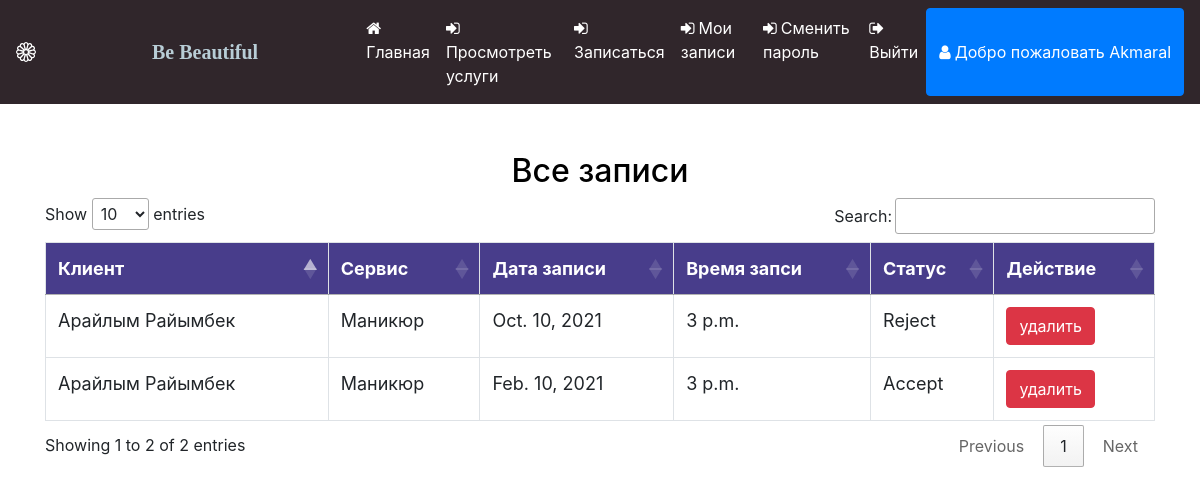
Page /all_appointment (signed in) on the committed database.
### beauty/models.py (models this page shows, shortened)
class Apponitment(models.Model):
    service = models.ForeignKey(Servise,on_delete=models.CASCADE,null=True)
    customer = models.ForeignKey(Customer,on_delete=models.CASCADE,null=True)
    status = models.ForeignKey(Book_status,on_delete=models.CASCADE,null=True)
    date1 = models.DateField(null=True)
    time1 = models.TimeField(null=True)

class Customer(models.Model):
    user = models.ForeignKey(User,on_delete=models.CASCADE,null=True)
    status = models.ForeignKey(User_status,on_delete=models.CASCADE,null=True)
    mobile = models.IntegerField(null=True)

class Servise(models.Model):
    name = models.CharField(max_length=100,null=True)
    cost = models.IntegerField(null=True)

class Book_status(models.Model):
    status = models.CharField(max_length=100,null=True)

### beauty/views.py (the view)
# urls.py: path('all_appointment',All_Appointment,name="all_appointment"),
def All_Appointment(request):
    if not request.user.is_authenticated:
        return redirect('login_admin')
    pro = Apponitment.objects.all()
    d = {'appoint':pro}
    return render(request,'all_appointment.html',d)

### beauty/templates/all_appointment.html
{% extends 'navigation.html' %}
{% load static %}
{% block body %}
<center><h2 style="color:black;margin-top:4%;">Все записи</h2></center>
<center>
<div class="container">
<table class="table table-bordered" id="myTable">
  <thead>
  <tr>
    <th>Клиент</th>
    <th>Сервис</th>
    <th>Дата записи</th>
    <th>Время запси</th>
    <th>Статус</th>
    <th>Действие</th>
  </tr>
  </thead>
<tbody>
  {% for i in appoint %}
  <tr>
    <td>{{i.customer.user.first_name}} {{i.customer.user.last_name}}</td>
    <td>{{i.service.name}}</td>
    <td>{{i.date1}}</td>
    <td>{{i.time1}}</td>
    <td>{{i.status.status}}</td>
    <td><a href="{% url 'delete_appointment' i.id %}"><button class="btn btn-danger" >удалить</button></a></td>
  </tr>
  {% endfor %}
</tbody>
</table>
</div></center>
{% endblock %}

### beauty/templates/navigation.html (shortened to what this page needs)
<!DOCTYPE html>
<html lang="ru">
<head>
{% load static %}
    <link rel="stylesheet" href="https://maxcdn.bootstrapcdn.com/bootstrap/4.0.0/css/bootstrap.min.css">
    <link rel = stylesheet href = "//cdn.datatables.net/1.10.19/css/jquery.dataTables.min.css">
</head>
<link rel="stylesheet" href="https://cdnjs.cloudflare.com/ajax/libs/font-awesome/4.7.0/css/font-awesome.min.css">
</head>
<body>
<nav class="navbar navbar-expand-sm" style="background-color:rgb(48, 38, 43)">
  <a href='/' class=" text-white navbar-brand d-flex align-items-center">
  <a class="navbar-brand" href="#" style="color:rgb(184, 205, 214);font-family:'Monotype Corsiva';font-weight:bold;margin-left:100px;margin-right:0">
  Be Beautiful</a>
  <ul class="navbar-nav">
    {% if request.user.username %}
    {% if not request.user.is_staff %}
   <li class="nav-item">
      <a class="nav-link" href="{% url 'profile' %}" style="color:white;margin-left:100px">
      <i class="fa fa-home" style="margin-right:4px"></i>Главная</a>
    </li>
    <li class="nav-item">
      <a class="nav-link" href="{% url 'all_service' %}" style="color:white">
      <i class="fa fa-sign-in" style="margin-right:4px"></i>Просмотреть услуги</a>
    </li>
    <li class="nav-item">
      <a class="nav-link" href="{% url 'book_appointment' %}" style="color:white">
      <i class="fa fa-sign-in" style="margin-right:4px"></i>Записаться</a>
    </li>
    <li class="nav-item">
      <a class="nav-link" href="{% url 'view_appointment' %}" style="color:white">
      <i class="fa fa-sign-in" style="margin-right:4px"></i>Мои записи</a>
    </li>
    <li class="nav-item">
      <a class="nav-link" href="{% url 'change_password' %}" style="color:white">
      <i class="fa fa-sign-in" style="margin-right:4px"></i>Сменить пароль</a>
    </li>
    {% endif %}
    {% endif %}
{% if request.user.is_authenticated %}
    {% if not request.user.is_staff %}
     <li class="nav-item">
      <a class="nav-link" href="{% url 'logout' %}" style="color:white">
      <i class="fa fa-sign-out" style="margin-right:4px"></i>Выйти</a>
    </li>
      <div class="btn-group">
  <button type="button" class="btn btn-primary" data-toggle="dropdown" aria-haspopup="true" aria-expanded="false">
    <i class="fa fa-user" style="margin-right:4px"></i>Добро пожаловать {{request.user.first_name}}
  </button>
</div>
    {% endif %}
    {% endif %}
    </ul>
</nav>
{% block body %}
{% endblock %}
</body>
</html>

### beauty/templates/navigation.html (style rules this page uses)
* { box-sizing: border-box; }
#myTable { border-collapse: collapse; width: 100%; border: 1px solid #ddd; font-size: 18px; }
#myTable th { text-align: left; padding: 12px; background-color: Darkslateblue; color: white; }
#myTable td { text-align: left; padding: 12px; background-color: white; }
#myTable tr { border-bottom: 1px solid #ddd; }

### rows in the picture
Apponitment: customer.user.first_name "Арайлым", customer.user.last_name "Райымбек", service.name "Маникюр", date1 "Oct. 10, 2021", time1 "3 p.m.", status.status "Reject"
Apponitment: customer.user.first_name "Арайлым", customer.user.last_name "Райымбек", service.name "Маникюр", date1 "Feb. 10, 2021", time1 "3 p.m.", status.status "Accept"

### other values in the picture
{{ request.user.first_name }} "Akmaral"
